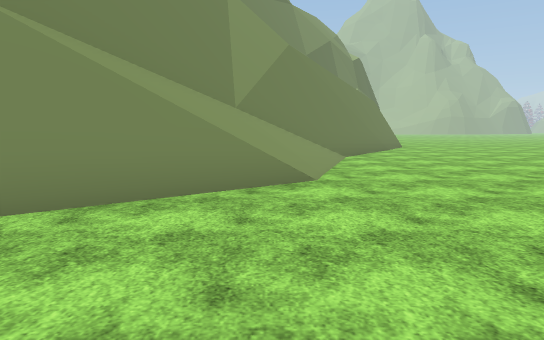
view 1 (above)

14 first-person views from a walk through a Unity game level. The camera is 1.3 m above the floor, tilts 6° down and sees 70° across. The floor is counted in squares, 2 m on a side. Each view is taken from the middle of a square. On the plan, view 1 faces up. The plan holds only what a view shows up to about 11 squares ahead; the rest is blank. The place goes on beyond the plan. The terrain is drawn as flat ground. Some animated figures are not drawn. Some surface patterns are stand-ins.

view 2
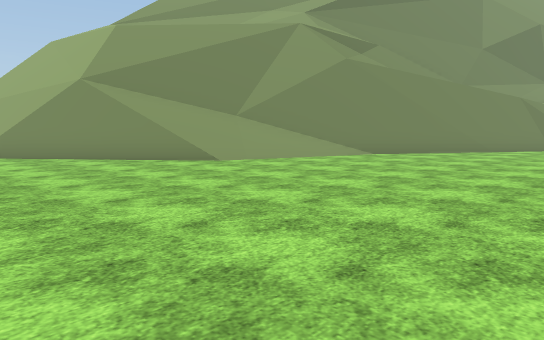

view 3
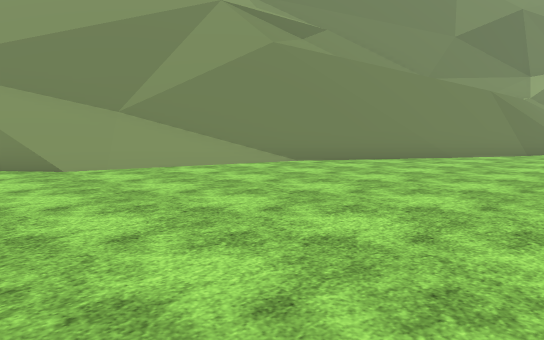

view 4
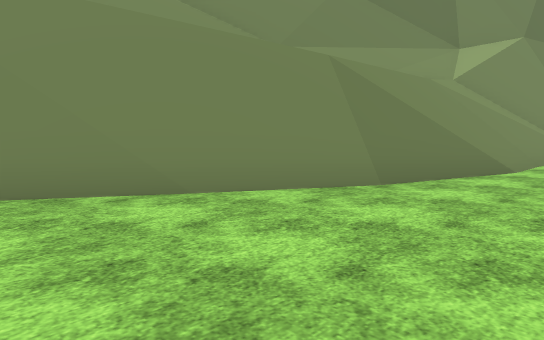

view 5
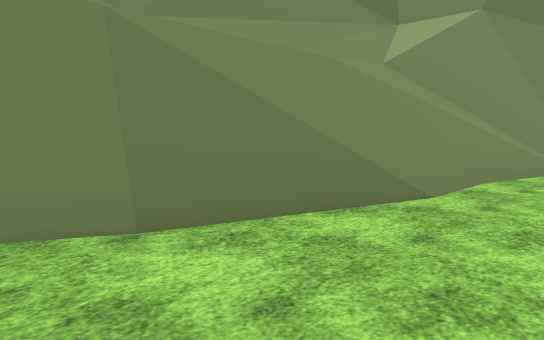

view 6
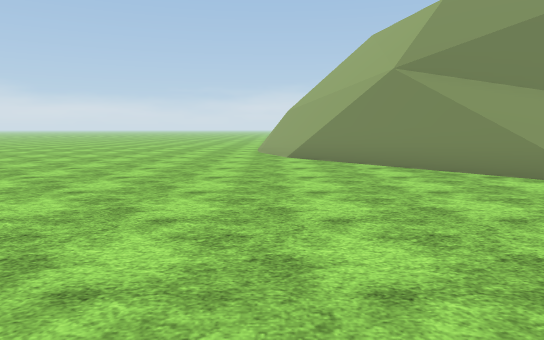

view 7
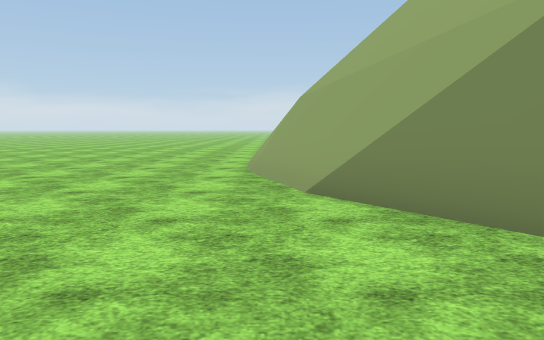

view 8
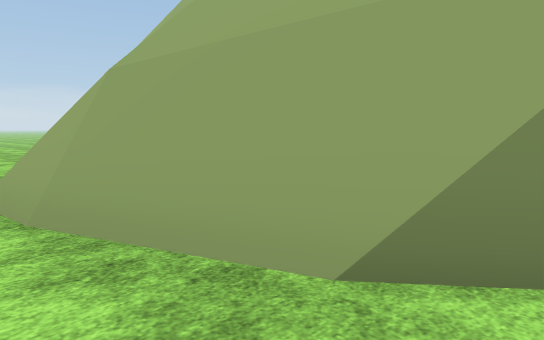

view 9
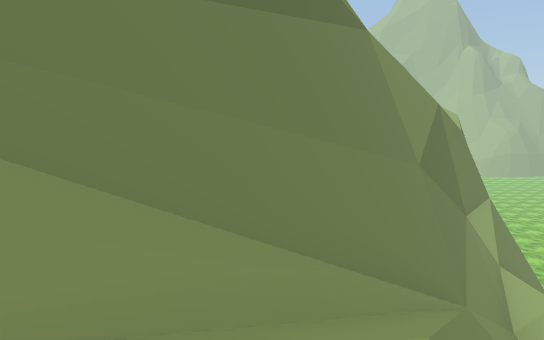

view 10
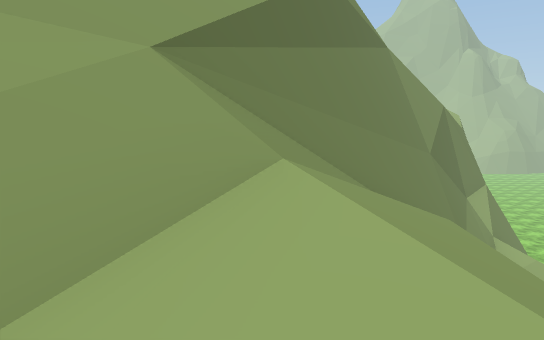

view 11
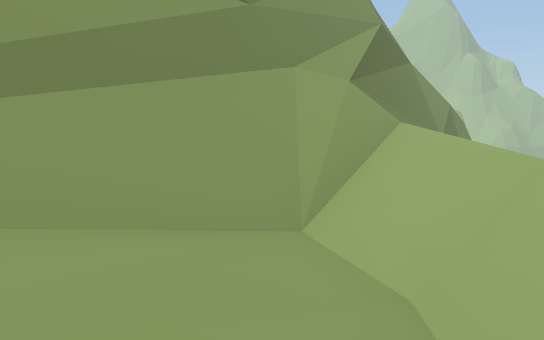

view 12
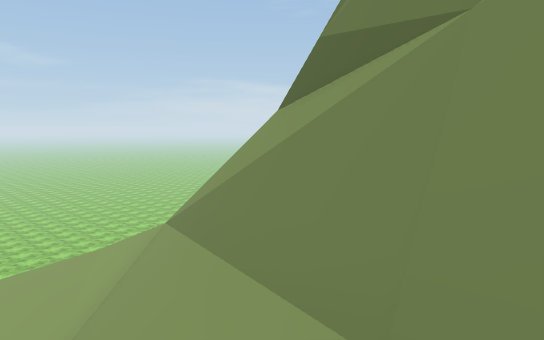

view 13
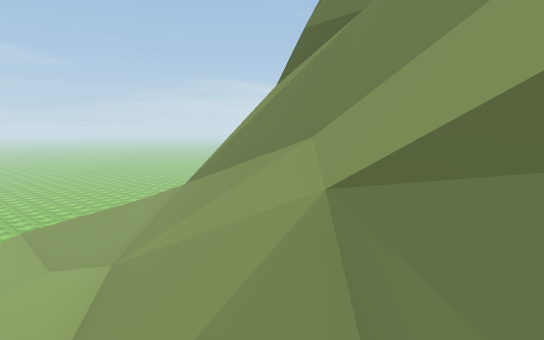

view 14
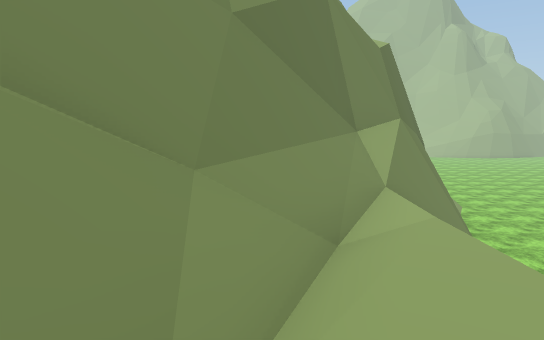

### Floor plan
Key: @ floor where view 1 was taken; # wall or solid block; x gap in a wall; . main floor; : floor 6 m higher than the main floor; / step, stairs or slope; = window, fence, low wall or low ledge; ^ raised ledge; v drop or lower ground.
Columns run from 16 left of view 1 to 7 right of it. Each row starts with its distance up from view 1.
 21                      ##.
 20                    ^###.
 19                    ^==.
 18                   ^##=.
 17                  ^#=//.
 16                 ^##//=..
 15                ^#////v..
 14               ^#////#=..
 13              ^#//=/v#...
 12             ^#//vxv#....
 11             #///=###....
 10            ^#///:v#.....
  9           ^#///vv#.....
  8           ##///v##.....
  7           =///v=#/.....
  6           =///=#//......
  5            //v#//.......
  4      vv   /=####........
  3 ..        ///##.........
  2 ....=     /v##..........
  1      ..  ###............
  0      ...........@.......

Positions as (right, up) in squares from view 1, and headings:
1: (0, 0), facing up
2: (7, 0), facing up-left
3: (7, 3), facing up-left
4: (7, 10), facing up-left
5: (7, 13), facing up-left
6: (5, 1), facing left
7: (0, 1), facing left
8: (-3, 0), facing up-left
9: (-1, 11), facing up
10: (-2, 9), facing up
11: (-4, 5), facing up
12: (-3, 11), facing down-left
13: (-2, 12), facing down-left
14: (2, 13), facing up
